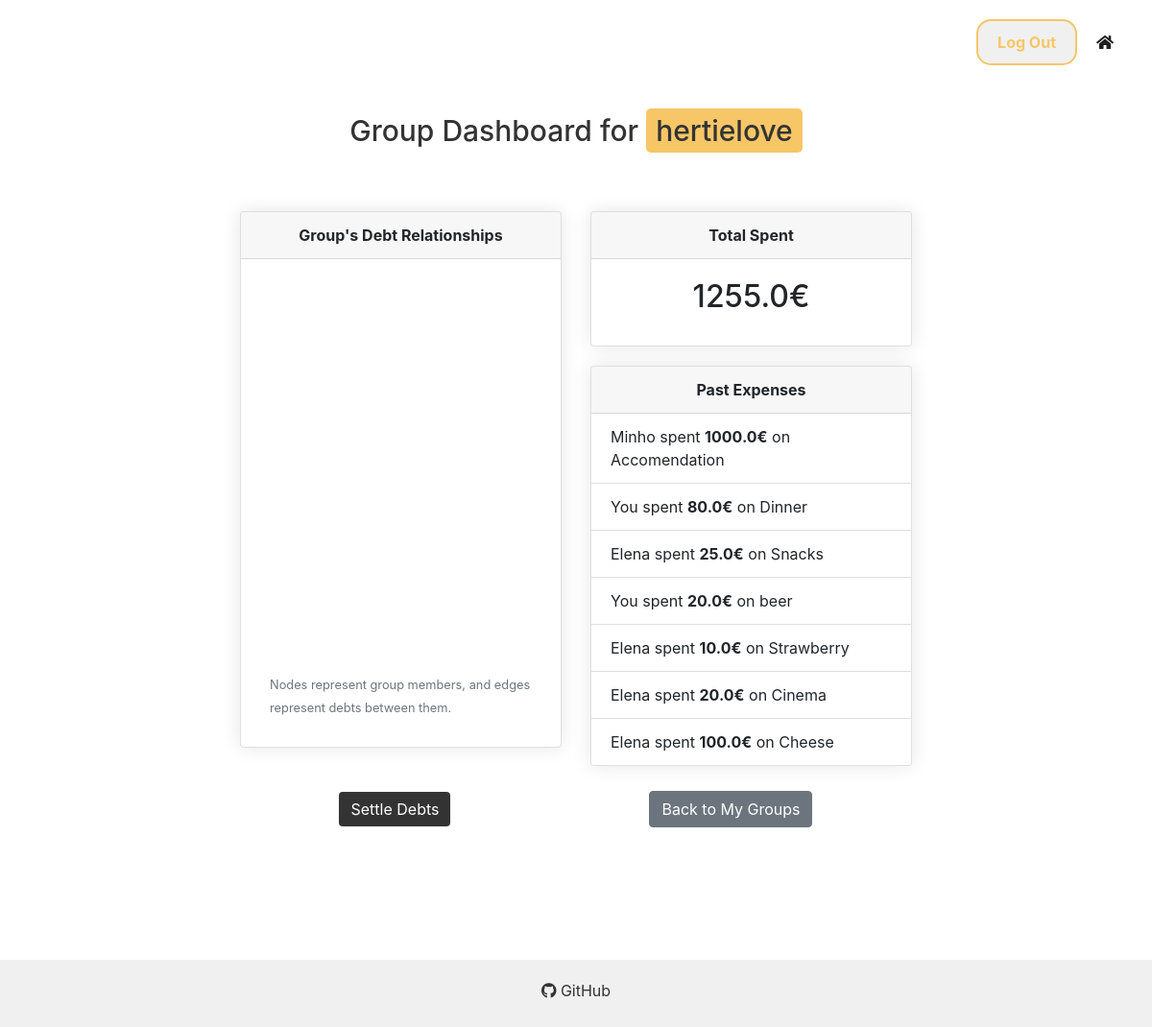
Page /group_dashboard/1 (signed in) on the committed database.
### app/models.py (models this page shows)
class Group(db.Model):
    id = db.Column(db.Integer, primary_key=True)
    name = db.Column(db.String(100), nullable=False)
    expenses = db.relationship('Expense', backref='group')

class User(db.Model, UserMixin):
    id = db.Column(db.Integer, primary_key=True)
    first_name = db.Column(db.String(100), nullable=False)
    last_name = db.Column(db.String(100), nullable=False)
    username = db.Column(db.String(80), unique=True, nullable=False)
    password = db.Column(db.String(80), nullable=False)
    paypal_username = db.Column(db.String(80), unique=True, nullable=False)
    groups = db.relationship('Group', secondary='user_group', backref='members')
    expenses_paid = db.relationship('Expense', backref='payer', foreign_keys='Expense.payer_id')

class Expense(db.Model):
    id = db.Column(db.Integer, primary_key=True)
    description = db.Column(db.String(255), nullable=False)
    amount = db.Column(db.Float, nullable=False)
    payer_id = db.Column(db.Integer, db.ForeignKey('user.id'), nullable=False)
    group_id = db.Column(db.Integer, db.ForeignKey('group.id'), nullable=False)
    debtors = db.relationship('User', secondary='expense_debtors', backref=db.backref('debts'))
    settled = db.Column(db.Boolean, default=False, nullable=False)

### app/routes.py (the view)
    @app.route('/group_dashboard/<int:group_id>', methods=['GET'])
    @login_required
    def group_dashboard(group_id):
        group = Group.query.get_or_404(group_id)
        expenses = Expense.query.filter_by(group_id=group_id).all()
        total_spent = sum(expense.amount for expense in expenses)
        past_expenses = [
            {
                'spender': "You" if expense.payer_id == current_user.id else User.query.get(
                    expense.payer_id).first_name,
                'amount': expense.amount,
                'description': expense.description
            } for expense in expenses
        ]
        nodes = set()
        edges = []
        for expense in expenses:
            nodes.add(expense.payer_id)  # Ensure payer is added as a node
            split_amount = expense.amount / max(len(expense.debtors), 1)  # Safely handle division
            for debtor in expense.debtors:
                if debtor.id != expense.payer_id:
                    nodes.add(debtor.id)
                    edges.append({
                        'from': expense.payer_id,
                        'to': debtor.id,
                        'label': f"€{split_amount:.2f}"
                    })
        nodes = [{'id': node_id, 'label': User.query.get(node_id).first_name} for node_id in nodes]
        return render_template('group_dashboard.html', group=group, total_spent=total_spent,
                               past_expenses=past_expenses, nodes=nodes, edges=edges, group_id= group_id)

### app/__init__.py (called while the page is built)
@login_manager.user_loader
def load_user(user_id):
    from app.models import User  # Move this import inside the user_loader function
    return User.query.get(int(user_id))

### app/templates/group_dashboard.html (shortened to what this page needs)
{% extends 'layout.html' %}
{% block content %}
<h1 class="dashboard-title">Group Dashboard for <span class="highlight">{{ group.name }}</span></h1>
<div class="container mt-3">
    <div class="row">
        <div class="col-md-6 mb-3">
            <div class="card">
                <div class="card-header text-center font-weight-bold">
                    Group's Debt Relationships
                </div>
                <div class="card-body" style="padding: 30px;">
                    <div id="debtGraph" style="height: 400px;"></div>
                    <small class="text-muted mt-3">Nodes represent group members, and edges represent debts between them.</small>
                </div>
            </div>
        </div>
        <div class="col-md-6">
            <div class="card">
                <div class="card-header text-center font-weight-bold">
                    Total Spent
                </div>
                <div class="card-body text-center">
                    <h2 class="card-title">{{ total_spent }}€</h2>
                </div>
            </div>
            <div class="card mb-3">
                <div class="card-header text-center font-weight-bold">
                    Past Expenses
                </div>
                <ul class="list-group list-group-flush">
                    {% for expense in past_expenses %}
                    <li class="list-group-item">{{ expense.spender }} spent <b>{{ expense.amount }}€</b> on {{ expense.description }}</li>
                    {% endfor %}
                </ul>
            </div>
        </div>
    </div>
    <div  class="button-container">
        <a href="{{ url_for('settle_debts', group_id=group.id) }}" class="btn btn-primary center-button">Settle Debts</a>
        <a href="{{ url_for('dashboard') }}" class="btn btn-secondary center-button">Back to My Groups</a>
    </div>
</div>
{% endblock %}

### app/static/styles.css (style rules this page uses)
body h1 { font-size: 30px; }
.dashboard-title { color: #333; text-align: center; font-size: 30px; }
.highlight { background-color: #F6C667; padding: 5px 10px; border-radius: 5px; }
html, body { height: 100%; margin: 0; padding: 0; }
body { display: flex; flex-direction: column; }
.container { padding: 30px; }
.text-center { text-align: center; }
h2, h3 { color: var(--eerie-black); margin-bottom: 20px; }
.card { margin-top: 20px; box-shadow: 0 0 20px rgba(0, 0, 0, 0.1); }
.card-header { background-color: var(--periwinkle); }
.card-body { padding: 20px; }
a { color: var(--saffron); text-decoration: none; }
.btn-primary { background-color: #333 !important; color: white !important; border: none !important; padding: 10px 20px; font-size: 16px; text-align: center !important; display: inline-block !important; margin: 10px auto; cursor: pointer; }
.center-button { display: block; margin: 10px auto; text-align: center; }
.button-container { display: flex; justify-content: center; align-items: center; }

### rows in the picture
Group: name "hertielove"
User: spender "Minho"
Expense: amount "1000.0", description "Accomendation"
Expense: spender "You", amount "80.0", description "Dinner"
User: spender "Elena" "Elena" "Elena" "Elena"
Expense: amount "25.0", description "Snacks"
Expense: spender "You", amount "20.0", description "beer"
Expense: amount "10.0", description "Strawberry"
Expense: amount "20.0", description "Cinema"
Expense: amount "100.0", description "Cheese"

### other values in the picture
{{ total_spent }} "1255.0"
